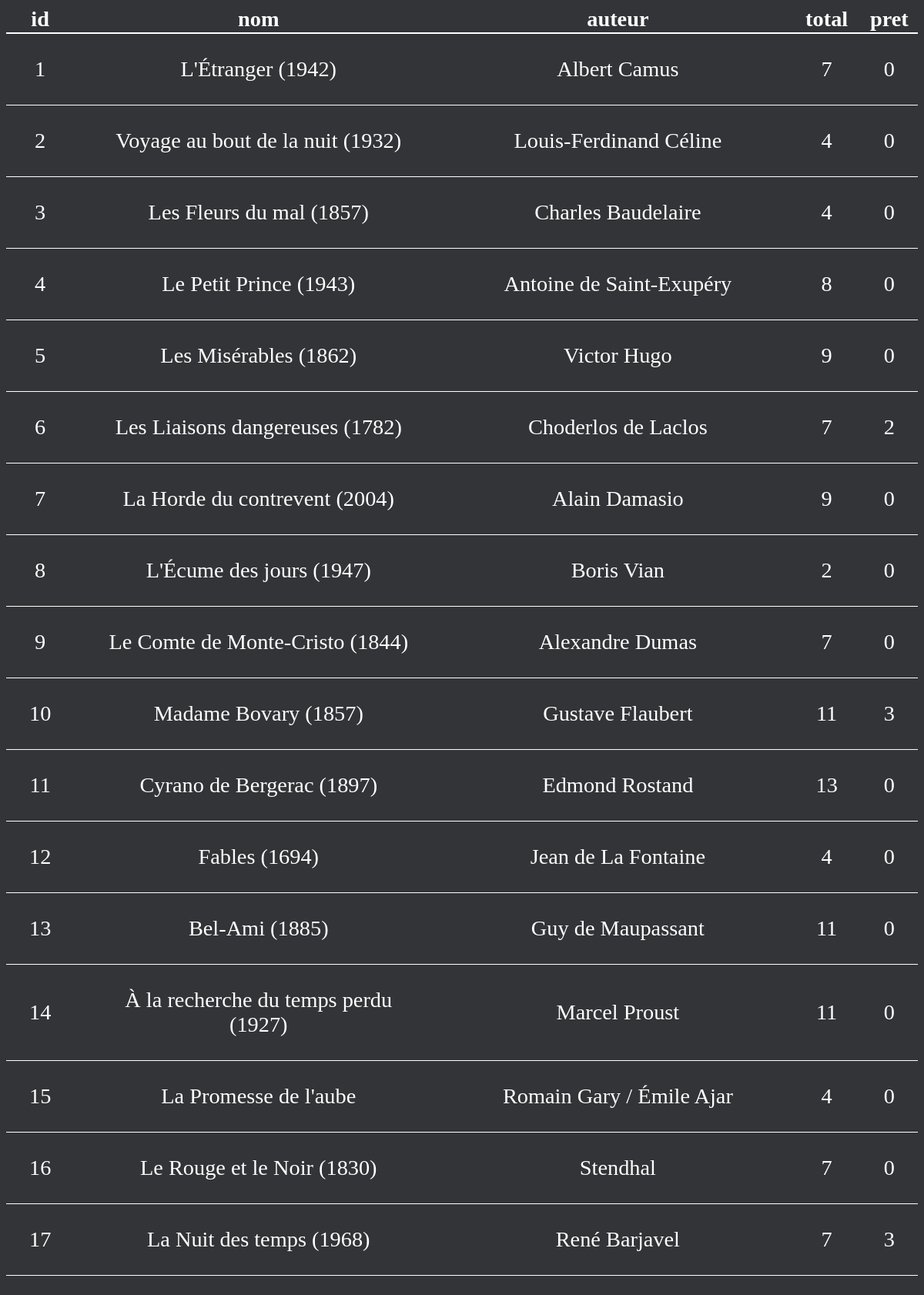
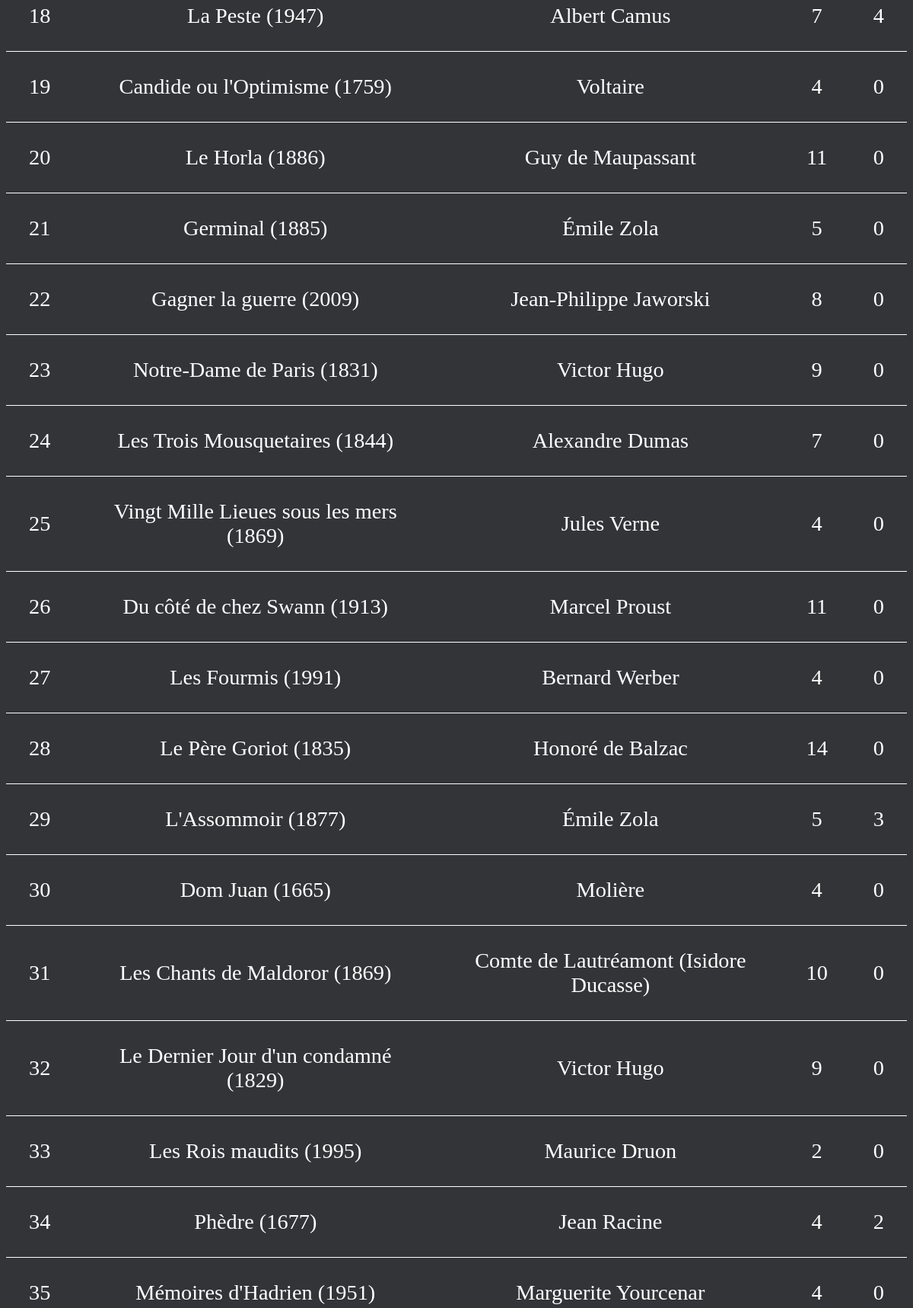
The page / (upper part) on the database its author committed (2 pictures, top to bottom).
### tables this page shows
CREATE TABLE `livres` (
  `id` bigint(20) UNSIGNED NOT NULL,
  `nom` varchar(80) NOT NULL,
  `auteur` varchar(40) NOT NULL,
  `total` int(10) UNSIGNED NOT NULL,
  `pret` int(10) UNSIGNED NOT NULL
);

### index.php (the view, shortened to what this page needs)
<?php
$serveur = "biblio_db";
$utilisateur = "root";
$motDePasse = "admin";
$baseDeDonnees = "biblio";
try {
    $conn = new PDO("mysql:host=$serveur;dbname=$baseDeDonnees;charset=utf8", $utilisateur, $motDePasse);
    $conn->setAttribute(PDO::ATTR_ERRMODE, PDO::ERRMODE_EXCEPTION);
    $sql = "SELECT * FROM livres";
    $stmt = $conn->prepare($sql);
    $stmt->execute();
} catch (PDOException $e) {
    echo "Erreur de connexion : " . $e->getMessage();
}
?>
<!DOCTYPE html>
<html lang="en">
<head>
</head>
<body>
    <table>
        <thead>
            <th>id</th>
            <th>nom</th>
            <th>auteur</th>
            <th>total</th>
            <th>pret</th>
        </thead>
        <tbody>
        <?php
        $rows = $stmt->fetchAll();
        foreach($rows as $key => $row) {
            ?>
            <tr>
                <td><?php echo $row["id"] ?></td>
                <td><?php echo $row["nom"] ?></td>
                <td><?php echo $row["auteur"] ?></td>
                <td><?php echo $row["total"] ?></td>
                <td><?php echo $row["pret"] ?></td>
            </tr>
            <?php
        }
    ?>
    </tbody>
    </table>
</body>
</html>

### index.php (style rules this page uses)
* { font-family: "Roboto Mono"; font-size: 1.1em; background-color: #323437; color: white; }
body { text-align: center; display: flex; justify-content: center; }
table { border-collapse: collapse; }
td { border-bottom: white solid 1px; padding: 30px; }
thead { border-bottom: white solid 2px; }

### rows shown on the page
livres: id "1", nom "L'Étranger (1942)", auteur "Albert Camus", total "7", pret "0"
livres: id "2", nom "Voyage au bout de la nuit (1932)", auteur "Louis-Ferdinand Céline", total "4", pret "0"
livres: id "3", nom "Les Fleurs du mal (1857)", auteur "Charles Baudelaire", total "4", pret "0"
livres: id "4", nom "Le Petit Prince (1943)", auteur "Antoine de Saint-Exupéry", total "8", pret "0"
livres: id "5", nom "Les Misérables (1862)", auteur "Victor Hugo", total "9", pret "0"
livres: id "6", nom "Les Liaisons dangereuses (1782)", auteur "Choderlos de Laclos", total "7", pret "2"
livres: id "7", nom "La Horde du contrevent (2004)", auteur "Alain Damasio", total "9", pret "0"
livres: id "8", nom "L'Écume des jours (1947)", auteur "Boris Vian", total "2", pret "0"
livres: id "9", nom "Le Comte de Monte-Cristo (1844)", auteur "Alexandre Dumas", total "7", pret "0"
livres: id "10", nom "Madame Bovary (1857)", auteur "Gustave Flaubert", total "11", pret "3"
livres: id "11", nom "Cyrano de Bergerac (1897)", auteur "Edmond Rostand", total "13", pret "0"
livres: id "12", nom "Fables (1694)", auteur "Jean de La Fontaine", total "4", pret "0"
livres: id "13", nom "Bel-Ami (1885)", auteur "Guy de Maupassant", total "11", pret "0"
livres: id "14", nom "À la recherche du temps perdu (1927)", auteur "Marcel Proust", total "11", pret "0"
livres: id "15", nom "La Promesse de l'aube", auteur "Romain Gary / Émile Ajar", total "4", pret "0"
livres: id "16", nom "Le Rouge et le Noir (1830)", auteur "Stendhal", total "7", pret "0"
livres: id "17", nom "La Nuit des temps (1968)", auteur "René Barjavel", total "7", pret "3"
livres: id "18", nom "La Peste (1947)", auteur "Albert Camus", total "7", pret "4"
livres: id "19", nom "Candide ou l'Optimisme (1759)", auteur "Voltaire", total "4", pret "0"
livres: id "20", nom "Le Horla (1886)", auteur "Guy de Maupassant", total "11", pret "0"
livres: id "21", nom "Germinal (1885)", auteur "Émile Zola", total "5", pret "0"
livres: id "22", nom "Gagner la guerre (2009)", auteur "Jean-Philippe Jaworski", total "8", pret "0"
livres: id "23", nom "Notre-Dame de Paris (1831)", auteur "Victor Hugo", total "9", pret "0"
livres: id "24", nom "Les Trois Mousquetaires (1844)", auteur "Alexandre Dumas", total "7", pret "0"
livres: id "25", nom "Vingt Mille Lieues sous les mers (1869)", auteur "Jules Verne", total "4", pret "0"
livres: id "26", nom "Du côté de chez Swann (1913)", auteur "Marcel Proust", total "11", pret "0"
livres: id "27", nom "Les Fourmis (1991)", auteur "Bernard Werber", total "4", pret "0"
livres: id "28", nom "Le Père Goriot (1835)", auteur "Honoré de Balzac", total "14", pret "0"
livres: id "29", nom "L'Assommoir (1877)", auteur "Émile Zola", total "5", pret "3"
livres: id "30", nom "Dom Juan (1665)", auteur "Molière", total "4", pret "0"
livres: id "31", nom "Les Chants de Maldoror (1869)", auteur "Comte de Lautréamont (Isidore Ducasse)", total "10", pret "0"
livres: id "32", nom "Le Dernier Jour d'un condamné (1829)", auteur "Victor Hugo", total "9", pret "0"
livres: id "33", nom "Les Rois maudits (1995)", auteur "Maurice Druon", total "2", pret "0"
livres: id "34", nom "Phèdre (1677)", auteur "Jean Racine", total "4", pret "2"
livres: id "35", nom "Mémoires d'Hadrien (1951)", auteur "Marguerite Yourcenar", total "4", pret "0"
